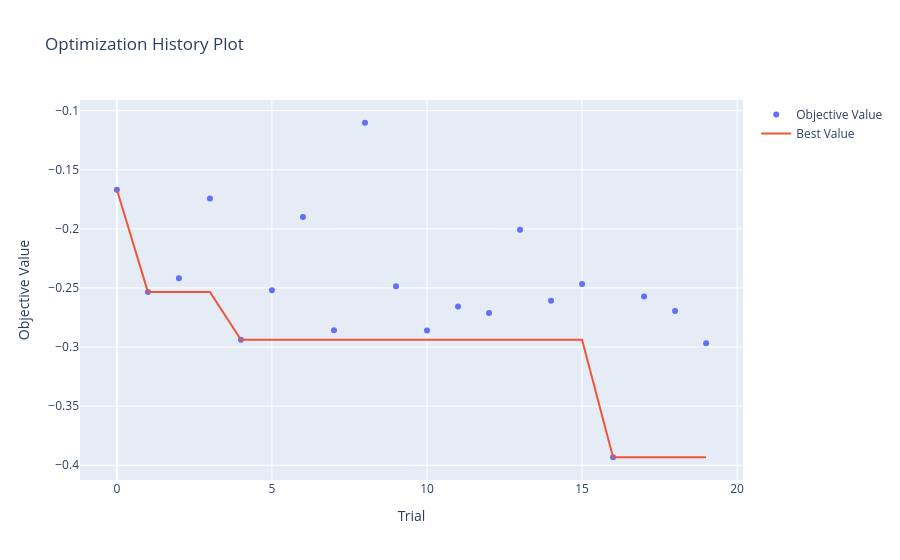

Notebook code cell kept with this figure:
### Markdown cell above
## 6. Study visualisation

### Code cell
from optuna.visualization import (
    plot_optimization_history,
    plot_param_importances,
    plot_slice,
)

plot_optimization_history(study)

### Figure 1 — Plotly figure (JSON) as saved in the notebook; plotly's stock layout.template omitted (floating-point values rounded to 4 significant figures)
{"data": [{"mode": "markers", "name": "Objective Value", "type": "scatter", "x": [0, 1, 2, 3, 4, 5, 6, 7, 8, 9, 10, 11, 12, 13, 14, 15, 16, 17, 18, 19], "y": [-0.167, -0.2533, -0.2417, -0.1744, -0.2939, -0.252, -0.19, -0.2858, -0.1102, -0.2485, -0.286, -0.2657, -0.2712, -0.2008, -0.2609, -0.2466, -0.3933, -0.2573, -0.2695, -0.2969]}, {"mode": "lines", "name": "Best Value", "type": "scatter", "x": [0, 1, 2, 3, 4, 5, 6, 7, 8, 9, 10, 11, 12, 13, 14, 15, 16, 17, 18, 19], "y": [-0.167, -0.2533, -0.2533, -0.2533, -0.2939, -0.2939, -0.2939, -0.2939, -0.2939, -0.2939, -0.2939, -0.2939, -0.2939, -0.2939, -0.2939, -0.2939, -0.3933, -0.3933, -0.3933, -0.3933]}, {"marker": {"color": "#cccccc"}, "mode": "markers", "name": "Infeasible Trial", "showlegend": false, "type": "scatter", "x": [], "y": []}], "layout": {"title": {"text": "Optimization History Plot"}, "xaxis": {"title": {"text": "Trial"}}, "yaxis": {"title": {"text": "Objective Value"}}}}
